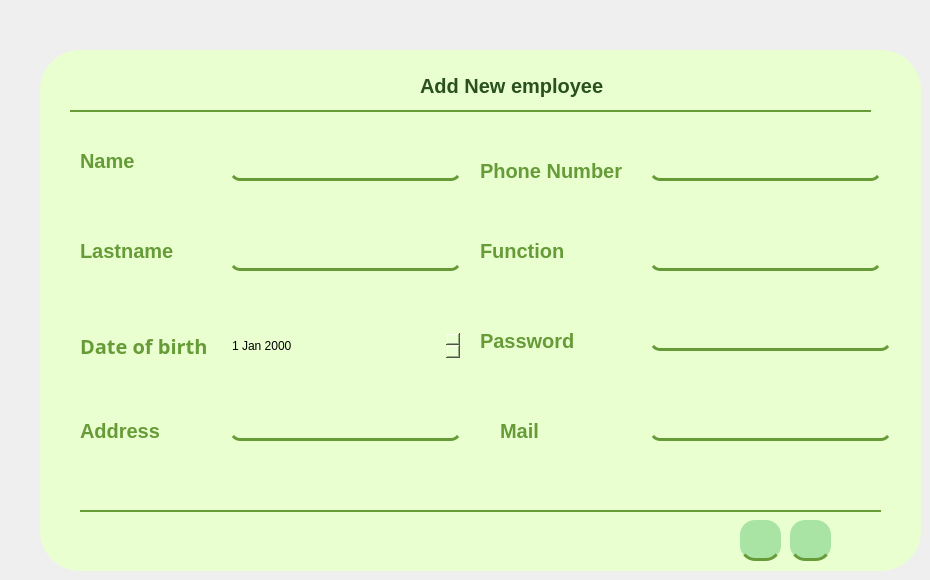
        <widget class="QWidget" name="page_24">
         <property name="styleSheet">
          <string notr="true">#page_10 {
background: rgba(0, 0, 0, 0.0);
}</string>
         </property>
         <widget class="QWidget" name="widget_15" native="true">
          <property name="geometry">
           <rect>
            <x>40</x>
            <y>50</y>
            <width>881</width>
            <height>521</height>
           </rect>
          </property>
          <property name="styleSheet">
           <string notr="true">QWidget
{background-color:#E9FFD0;
border-radius: 40px;}</string>
          </property>
          <widget class="QLabel" name="id_105">
           <property name="geometry">
            <rect>
             <x>40</x>
             <y>270</y>
             <width>171</width>
             <height>51</height>
            </rect>
           </property>
           <property name="font">
            <font>
             <family>Athiti</family>
             <pointsize>-1</pointsize>
             <weight>87</weight>
             <italic>false</italic>
             <bold>true</bold>
            </font>
           </property>
           <property name="styleSheet">
            <string notr="true">color: rgb(102, 155, 55);
font-family: 'Athiti';
font-style: normal;
font-weight: 700;
font-size: 20px;
background-color: none;</string>
           </property>
           <property name="text">
            <string>Date of birth </string>
           </property>
          </widget>
          <widget class="QLineEdit" name="dimensionArticleInput_9">
           <property name="geometry">
            <rect>
             <x>610</x>
             <y>270</y>
             <width>241</width>
             <height>31</height>
            </rect>
           </property>
           <property name="styleSheet">
            <string notr="true">QLineEdit
{
  border-bottom-color: rgb(170, 0, 0);
border:none;
background-color: rgba(247, 188, 85, 0);
border-bottom:3px solid #669B37;
  border-radius: 10px;
}</string>
           </property>
          </widget>
          <widget class="QLineEdit" name="quantiteArticleInput_6">
           <property name="geometry">
            <rect>
             <x>190</x>
             <y>100</y>
             <width>231</width>
             <height>31</height>
            </rect>
           </property>
           <property name="maximumSize">
            <size>
             <width>16777215</width>
             <height>16777215</height>
            </size>
           </property>
           <property name="cursor">
            <cursorShape>BusyCursor</cursorShape>
           </property>
           <property name="styleSheet">
            <string notr="true">QLineEdit
{
  border-bottom-color: rgb(170, 0, 0);
border:none;
background-color: rgba(247, 188, 85, 0);
border-bottom:3px solid #669B37;
  border-radius: 10px;
}</string>
           </property>
          </widget>
          <widget class="QLineEdit" name="dateCreationArticleInput_6">
           <property name="geometry">
            <rect>
             <x>190</x>
             <y>190</y>
             <width>231</width>
             <height>31</height>
            </rect>
           </property>
           <property name="styleSheet">
            <string notr="true">QLineEdit
{
  border-bottom-color: rgb(170, 0, 0);
border:none;
background-color: rgba(247, 188, 85, 0);
border-bottom:3px solid #669B37;
  border-radius: 10px;
}</string>
           </property>
          </widget>
          <widget class="QLineEdit" name="nomArticleInput_9">
           <property name="geometry">
            <rect>
             <x>610</x>
             <y>190</y>
             <width>231</width>
             <height>31</height>
            </rect>
           </property>
           <property name="styleSheet">
            <string notr="true">QLineEdit
{
  border-bottom-color: rgb(170, 0, 0);
border:none;
background-color: rgba(247, 188, 85, 0);
border-bottom:3px solid #669B37;
  border-radius: 10px;
}</string>
           </property>
          </widget>
          <widget class="QLineEdit" name="prixArticleInput_9">
           <property name="geometry">
            <rect>
             <x>610</x>
             <y>360</y>
             <width>241</width>
             <height>31</height>
            </rect>
           </property>
           <property name="styleSheet">
            <string notr="true">QLineEdit
{
  border-bottom-color: rgb(170, 0, 0);
border:none;
background-color: rgba(247, 188, 85, 0);
border-bottom:3px solid #669B37;
  border-radius: 10px;
}</string>
           </property>
          </widget>
          <widget class="QLineEdit" name="poidsArticleInput_9">
           <property name="geometry">
            <rect>
             <x>610</x>
             <y>100</y>
             <width>231</width>
             <height>31</height>
            </rect>
           </property>
           <property name="styleSheet">
            <string notr="true">QLineEdit
{
  border-bottom-color: rgb(170, 0, 0);
border:none;
background-color: rgba(247, 188, 85, 0);
border-bottom:3px solid #669B37;
  border-radius: 10px;
}</string>
           </property>
          </widget>
          <widget class="QLineEdit" name="domaineArticleInput_9">
           <property name="geometry">
            <rect>
             <x>190</x>
             <y>360</y>
             <width>231</width>
             <height>31</height>
            </rect>
           </property>
           <property name="styleSheet">
            <string notr="true">QLineEdit
{
  border-bottom-color: rgb(170, 0, 0);
border:none;
background-color: rgba(247, 188, 85, 0);
border-bottom:3px solid #669B37;
  border-radius: 10px;
}</string>
           </property>
          </widget>
          <widget class="QPushButton" name="save">
           <property name="geometry">
            <rect>
             <x>750</x>
             <y>470</y>
             <width>41</width>
             <height>41</height>
            </rect>
           </property>
           <property name="styleSheet">
            <string notr="true">QPushButton{/* Rectangle 9 */

position: absolute;
width: 1200px;
height: 649px;

background: #A9E4A4;
border: none;

/* Events */

position: absolute;
width: 63px;
height: 32px;

font-family: 'Athiti';
font-style: normal;
font-weight: 700;
font-size: 20px;
line-height: 32px;
/* identical to box height */
text-align: center;

color: #2A501F;
border-radius:15px;
border-bottom:3px solid #669B37;
}

QPushButton:hover{
position: absolute;
width: 185px;
height: 56px;

background: #8BD086;
box-shadow: 0px 4px 4px rgba(0, 0, 0, 0.25);
}</string>
           </property>
           <property name="text">
            <string/>
           </property>
           <property name="icon">
            <iconset resource="resources.qrc">
             <normaloff>:/images/images/save.png</normaloff>:/images/images/save.png</iconset>
           </property>
           <property name="iconSize">
            <size>
             <width>20</width>
             <height>20</height>
            </size>
           </property>
          </widget>
          <widget class="QPushButton" name="supprimer_17">
           <property name="geometry">
            <rect>
             <x>700</x>
             <y>470</y>
             <width>41</width>
             <height>41</height>
            </rect>
           </property>
           <property name="styleSheet">
            <string notr="true">QPushButton{/* Rectangle 9 */

position: absolute;
width: 1200px;
height: 649px;

background: #A9E4A4;
border: none;

/* Events */

position: absolute;
width: 63px;
height: 32px;

font-family: 'Athiti';
font-style: normal;
font-weight: 700;
font-size: 20px;
line-height: 32px;
/* identical to box height */
text-align: center;

color: #2A501F;
border-radius:15px;
border-bottom:3px solid #669B37;
}

QPushButton:hover{
position: absolute;
width: 185px;
height: 56px;

background: #8BD086;
box-shadow: 0px 4px 4px rgba(0, 0, 0, 0.25);
}</string>
           </property>
           <property name="text">
            <string/>
           </property>
           <property name="icon">
            <iconset resource="resources.qrc">
             <normaloff>:/images/images/clear.png</normaloff>:/images/images/clear.png</iconset>
           </property>
           <property name="iconSize">
            <size>
             <width>30</width>
             <height>30</height>
            </size>
           </property>
          </widget>
          <widget class="QLabel" name="label_161">
           <property name="geometry">
            <rect>
             <x>40</x>
             <y>100</y>
             <width>101</width>
             <height>21</height>
            </rect>
           </property>
           <property name="styleSheet">
            <string notr="true">color: rgb(102, 155, 55);
font-family: 'Athiti';
font-style: normal;
font-weight: 700;
font-size: 20px;
background-color: none;</string>
           </property>
           <property name="text">
            <string>Name</string>
           </property>
          </widget>
          <widget class="QLabel" name="label_162">
           <property name="geometry">
            <rect>
             <x>40</x>
             <y>190</y>
             <width>101</width>
             <height>21</height>
            </rect>
           </property>
           <property name="styleSheet">
            <string notr="true">color: rgb(102, 155, 55);
font-family: 'Athiti';
font-style: normal;
font-weight: 700;
font-size: 20px;
background-color: none;</string>
           </property>
           <property name="text">
            <string>Lastname</string>
           </property>
          </widget>
          <widget class="QLabel" name="label_163">
           <property name="geometry">
            <rect>
             <x>40</x>
             <y>370</y>
             <width>101</width>
             <height>21</height>
            </rect>
           </property>
           <property name="styleSheet">
            <string notr="true">color: rgb(102, 155, 55);
font-family: 'Athiti';
font-style: normal;
font-weight: 700;
font-size: 20px;
background-color: none;</string>
           </property>
           <property name="text">
            <string>Address</string>
           </property>
          </widget>
          <widget class="QLabel" name="label_164">
           <property name="geometry">
            <rect>
             <x>440</x>
             <y>110</y>
             <width>151</width>
             <height>21</height>
            </rect>
           </property>
           <property name="styleSheet">
            <string notr="true">color: rgb(102, 155, 55);
font-family: 'Athiti';
font-style: normal;
font-weight: 700;
font-size: 20px;
background-color: none;</string>
           </property>
           <property name="text">
            <string>Phone Number</string>
           </property>
          </widget>
          <widget class="QLabel" name="label_165">
           <property name="geometry">
            <rect>
             <x>460</x>
             <y>370</y>
             <width>101</width>
             <height>21</height>
            </rect>
           </property>
           <property name="styleSheet">
            <string notr="true">color: rgb(102, 155, 55);
font-family: 'Athiti';
font-style: normal;
font-weight: 700;
font-size: 20px;
background-color: none;</string>
           </property>
           <property name="text">
            <string>Mail</string>
           </property>
          </widget>
          <widget class="QLabel" name="label_166">
           <property name="geometry">
            <rect>
             <x>440</x>
             <y>280</y>
             <width>101</width>
             <height>21</height>
            </rect>
           </property>
           <property name="styleSheet">
            <string notr="true">color: rgb(102, 155, 55);
font-family: 'Athiti';
font-style: normal;
font-weight: 700;
font-size: 20px;
background-color: none;</string>
           </property>
           <property name="text">
            <string>Password</string>
           </property>
          </widget>
          <widget class="QLabel" name="label_167">
           <property name="geometry">
            <rect>
             <x>440</x>
             <y>190</y>
             <width>101</width>
             <height>21</height>
            </rect>
           </property>
           <property name="styleSheet">
            <string notr="true">color: rgb(102, 155, 55);
font-family: 'Athiti';
font-style: normal;
font-weight: 700;
font-size: 20px;
background-color: none;</string>
           </property>
           <property name="text">
            <string>Function</string>
           </property>
          </widget>
          <widget class="QLabel" name="label_168">
           <property name="geometry">
            <rect>
             <x>380</x>
             <y>20</y>
             <width>211</width>
             <height>31</height>
            </rect>
           </property>
           <property name="styleSheet">
            <string notr="true">color: #2A501F;
font-family: 'Athiti';
font-style: normal;
font-weight: 700;
font-size: 20px;
background-color: none;</string>
           </property>
           <property name="text">
            <string>Add New employee</string>
           </property>
          </widget>
          <widget class="QLabel" name="label_product_15">
           <property name="geometry">
            <rect>
             <x>340</x>
             <y>20</y>
             <width>31</width>
             <height>31</height>
            </rect>
           </property>
           <property name="font">
            <font>
             <family>Athiti</family>
             <weight>75</weight>
             <italic>false</italic>
             <bold>true</bold>
            </font>
           </property>
           <property name="layoutDirection">
            <enum>Qt::LeftToRight</enum>
           </property>
           <property name="styleSheet">
            <string notr="true">#label {

font-family: 'Athiti';
font-style: normal;
font-weight: 700;
font-size: 20px;
line-height: 32px;
/* identical to box height */
text-align: center;

color: #2A501F;}</string>
           </property>
           <property name="text">
            <string/>
           </property>
           <property name="pixmap">
            <pixmap resource="resources.qrc">:/images/images/ajout.png</pixmap>
           </property>
           <property name="scaledContents">
            <bool>true</bool>
           </property>
          </widget>
          <widget class="Line" name="line_29">
           <property name="geometry">
            <rect>
             <x>30</x>
             <y>60</y>
             <width>801</width>
             <height>2</height>
            </rect>
           </property>
           <property name="styleSheet">
            <string notr="true">background-color:#669B37;
border-width: 1px;
border: 2px solid #669B37;
</string>
           </property>
           <property name="orientation">
            <enum>Qt::Horizontal</enum>
           </property>
          </widget>
          <widget class="Line" name="line_30">
           <property name="geometry">
            <rect>
             <x>40</x>
             <y>460</y>
             <width>801</width>
             <height>2</height>
            </rect>
           </property>
           <property name="styleSheet">
            <string notr="true">background-color:#669B37;
border-width: 1px;
border: 2px solid #669B37;
</string>
           </property>
           <property name="orientation">
            <enum>Qt::Horizontal</enum>
           </property>
          </widget>
          <widget class="QDateEdit" name="dateEdit_5">
           <property name="geometry">
            <rect>
             <x>190</x>
             <y>280</y>
             <width>231</width>
             <height>31</height>
            </rect>
           </property>
           <property name="styleSheet">
            <string notr="true">QLineEdit
{
  border-bottom-color: rgb(170, 0, 0);
border:none;
background-color: rgba(247, 188, 85, 0);
border-bottom:3px solid #669B37;
  border-radius: 10px;
}</string>
           </property>
          </widget>
         </widget>
        </widget>
